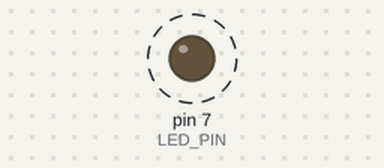
The sketch below on a simulated Arduino Uno, built with avr-gcc and run on an emulated ATmega328P. Parts: output pins drawn as LEDs (lit = HIGH). Dashed ring = blinking.

Above: at 0.2 s.
Timing chart, 0 to 3.0 s (numbered marks = the images above):
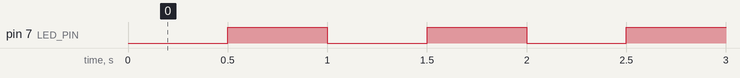

Measured:
- by itself, pin 7 (LED_PIN): alternates HIGH for 0.50 s and LOW for 0.50 s

The sketch:

blink_millis.ino
```cpp
/* Timing Witout Delay
 *
 * see: https://www.arduino.cc/en/Tutorial/BuiltInExamples/BlinkWithoutDelay
 */

const int LED_PIN = 7;

unsigned long timestamp = 0;
const unsigned long INTERVAL = 500;

void setup()
{
  pinMode(LED_PIN, OUTPUT);
}

void loop()
{
  if(millis() >= timestamp + INTERVAL)
  {
      timestamp = millis();
      digitalWrite(LED_PIN, !digitalRead(LED_PIN));
  }
  // ...
}
```
